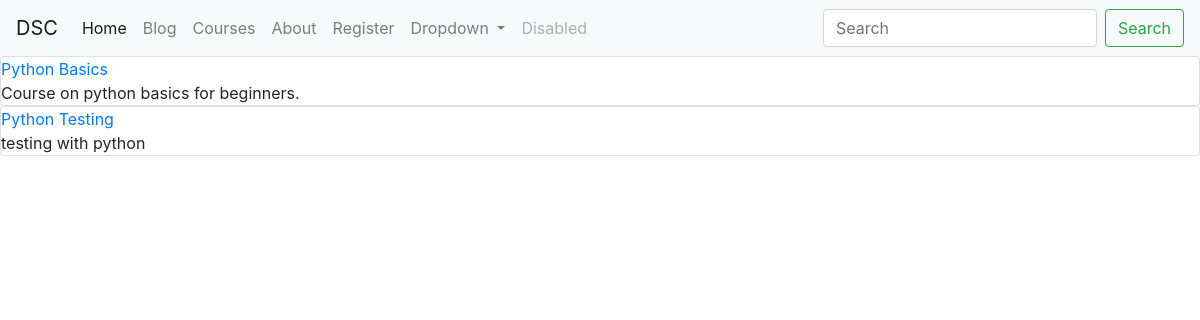
Page /courses/ on the committed database.
### courses/models.py (models this page shows, shortened)
class Course(models.Model):
    created_at      = models.DateTimeField(auto_now_add=True)
    title           = models.CharField(max_length=255)
    description     = models.TextField()

### courses/views.py (the view)
# urls.py: path('', views.course_list, name="list"),
def course_list(request):
    courses = Course.objects.all()
    context = {'courses': courses}
    return render(request, 'courses/course_list.html', context)

### templates/courses/course_list.html (shortened to what this page needs)
{% extends 'base.html' %}
{% block content %}
    <div class="cards">
    {% for course in courses %}
    <div class="card">
        <header> <a href="{% url 'courses:detail' pk=course.pk %}">{{ course.title }}</a> </header>
        <div class="card-copy">
            {{ course.description }}
        </div>
    </div>
    {% endfor %}
    </div>
{% endblock content %}

### rows in the picture
Course: title "Python Basics", description "Course on python basics for beginners."
Course: title "Python Testing", description "testing with python"
